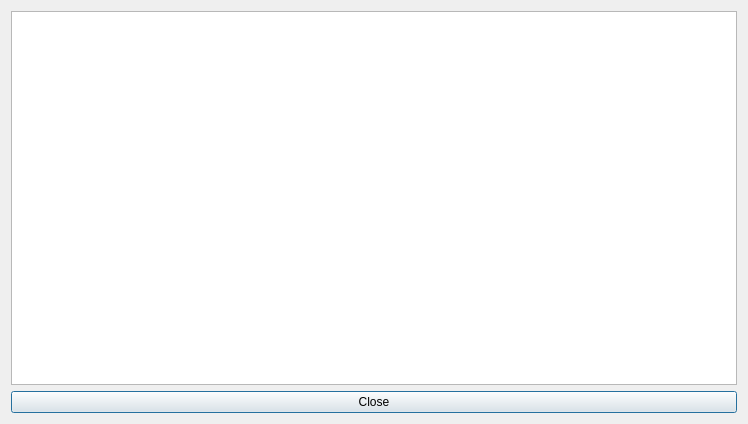
<?xml version="1.0" encoding="UTF-8"?>
<ui version="4.0">
 <class>About</class>
 <widget class="QDialog" name="About">
  <property name="geometry">
   <rect>
    <x>0</x>
    <y>0</y>
    <width>748</width>
    <height>424</height>
   </rect>
  </property>
  <property name="windowTitle">
   <string>Dialog</string>
  </property>
  <layout class="QVBoxLayout" name="verticalLayout">
   <item>
    <widget class="QTextBrowser" name="inputText"/>
   </item>
   <item>
    <widget class="QPushButton" name="Close">
     <property name="text">
      <string>Close</string>
     </property>
    </widget>
   </item>
  </layout>
 </widget>
 <resources/>
 <connections/>
</ui>
